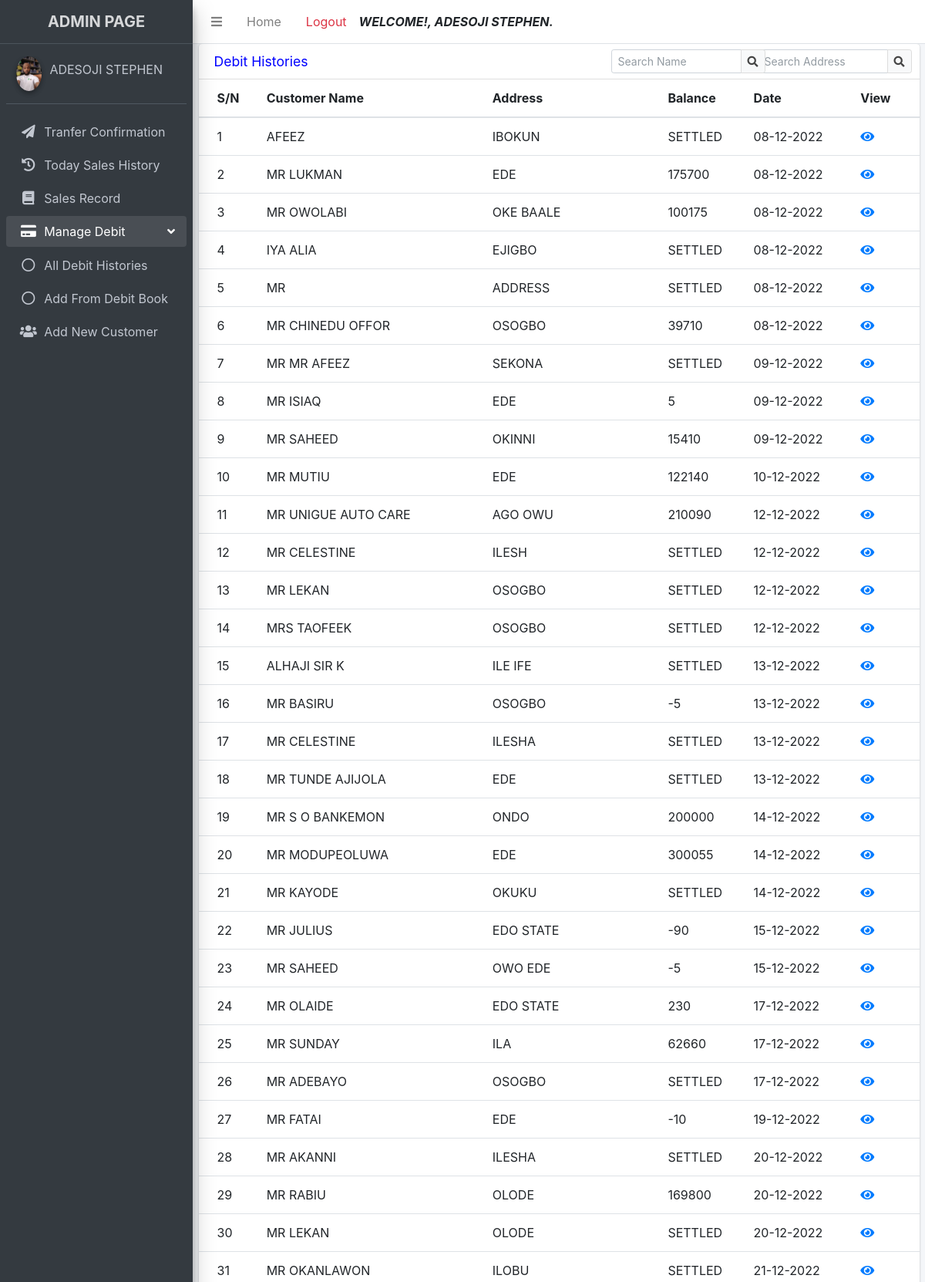
/admin/debit_history.php (signed in, upper part), run on the app's committed database.
### tables this page shows
CREATE TABLE `registered` (
  `id` int(11) NOT NULL AUTO_INCREMENT,
  `firstname` varchar(255) NOT NULL,
  `lastname` varchar(255) NOT NULL,
  `username` varchar(255) NOT NULL,
  `password` varchar(255) NOT NULL,
  `role` varchar(10) NOT NULL,
  `passport` varchar(255) NOT NULL,
  `status` varchar(10) NOT NULL,
  `date_registered` timestamp NOT NULL DEFAULT current_timestamp(),
  PRIMARY KEY (`id`)
);

CREATE TABLE `debit_histories` (
  `id` int(11) NOT NULL AUTO_INCREMENT,
  `customer_name` varchar(255) NOT NULL,
  `address` varchar(255) NOT NULL,
  `total` int(10) NOT NULL,
  `deposit` int(10) NOT NULL,
  `total_paid` int(10) NOT NULL,
  `balance` int(10) NOT NULL,
  `total_balance` int(10) NOT NULL,
  `staff_name` varchar(255) NOT NULL,
  `date` varchar(255) NOT NULL,
  `comments` varchar(255) NOT NULL,
  `invoice_no` varchar(255) NOT NULL,
  PRIMARY KEY (`id`)
);

### admin/debit_history.php (the view, shortened to what this page needs)
<?php
include "includes/header.php";
include "includes/navbar.php";
include "includes/sidebar.php";
$mod = new Model();
?>
<section>
    <div class="container-fluid">
        <div class="row">
            <div class="col-12">
                <div class="card">
                    <div class="card-header">
                        <h3 class="card-title">Debit Histories</h3>
                        <div class="card-tools">
                            <div class="input-group input-group-sm" style="width: 200px;">
                                <input type="search" name="search" class="form-control float-right" id="address" onkeyup="availableAddress(this.value,getElementById('name').value)" placeholder="Search Address">
                                <div class="input-group-append">
                                    <button type="submit" class="btn btn-default">
                                        <i class="fas fa-search"></i>
                                    </button>
                                </div>
                            </div>
                        </div>
                        <div class="card-tools">
                            <div class="input-group input-group-sm" style="width: 200px;">
                                <input type="search" name="search" class="form-control float-right" id="name" onkeyup="availableName(this.value)" placeholder="Search Name">
                                <div class="input-group-append">
                                    <button type="submit" class="btn btn-default">
                                        <i class="fas fa-search"></i>
                                    </button>
                                </div>
                            </div>
                        </div>
                    </div>
                    <div class="card-body table-responsive p-0 fixTableHead">
                        <table class="table table-hover">
                            <thead>
                                <tr>
                                    <th>S/N</th>
                                    <th>Customer Name</th>
                                    <th>Address</th>
                                    <th>Balance</th>
                                    <th>Date</th>
                                    <th>View</th>
                                </tr>
                            </thead>
                            <tbody id="table">
                                <?php
                                $select = $mod->showDebitHistories();
                                while ($row = mysqli_fetch_array($select)) { ?>
                                    <capital>
                                        <tr>
                                            <td style="text-transform:uppercase">
                                                <?php echo ++$id ?>
                                            </td>
                                            <td style="text-transform:uppercase">
                                                <?php echo $row['customer_name'] ?>
                                            </td>
                                            <td style="text-transform:uppercase">
                                                <?php echo $row['address'] ?>
                                            </td>
                                            <td><?php if ($row['total_balance'] == 0) {
                                                    echo "SETTLED";
                                                } else {
                                                    echo $row['total_balance'];
                                                }   ?></td>
                                            <td><?php echo $row['date'] ?></td>
                                            <td><a href="debit_history_details.php?customer_name=<?php echo $row['customer_name'] ?>&address=<?php echo $row['address'] ?>"><i class="fa fa-eye text-primary"></i></a></td>
                                        </tr>
                                    </capital>
                                <?php }
                                ?>
                            </tbody>
                        </table>
                    </div>
                </div>
            </div>
        </div>
    </div>
</section>
<?php
include "includes/footer.php";
?>

### admin/includes/sidebar.php
<aside class="main-sidebar sidebar-dark-primary elevation-4">
  <a href="#" class="brand-link text-center">
    <span class="brand-text font-weight-bold">ADMIN PAGE</span>
  </a>
  <div class="sidebar">
    <div class="user-panel mt-3 pb-3 mb-3 d-flex">
      <div class="image">
        <img src="<?php $mod = new Model;
                  $mod->displayPassport(); ?>" class="img-circle elevation-2">
      </div>
      <div class="info">
        <a href="#" class="d-block"><?php echo $_SESSION["adminfullname"] ?></a>
      </div>
    </div>
    <nav class="mt-2">
      <ul class="nav nav-pills nav-sidebar flex-column" data-widget="treeview" role="menu" data-accordion="false">
        <li class="nav-item">
          <a href="confirm_transfer.php" class="nav-link <?php if ($_SERVER['PHP_SELF'] == '/emma_auto_investment/admin/confirm_transfer.php') {
                                                            echo "active";
                                                          } ?>">
            <i class="nav-icon fa fa-paper-plane""></i>
            <p>
            Tranfer Confirmation
            </p>
          </a>
        </li>
        <li class="nav-item">
          <a href="sales_history.php" class="nav-link <?php if ($_SERVER['PHP_SELF'] == '/emma_auto_investment/admin/sales_history.php') {
                                                        echo "active";
                                                      } ?>">
            <i class="nav-icon fa fa-history"></i>
            <p>
              Today Sales History
            </p>
          </a>
        </li>
        <li class="nav-item">
          <a href="search_record.php" class="nav-link <?php if ($_SERVER['PHP_SELF'] == '/emma_auto_investment/admin/search_record.php') {
                                                        echo "active";
                                                      } ?>">
            <i class="nav-icon fa fa-book"></i>
            <p>
              Sales Record
            </p>
          </a>
        </li>
        <li class="nav-item has-treeview menu-open">
          <a href="#" class="nav-link <?php if (($_SERVER['PHP_SELF'] == '/emma_auto_investment/admin/debit_book.php') or ($_SERVER['PHP_SELF'] == '/emma_auto_investment/admin/debit_history.php')) {
                                        echo "active";
                                      } ?>">
            <i class="nav-icon fa fa-credit-card"></i>
            <p>
              Manage Debit
              <i class="right fas fa-angle-left"></i>
            </p>
          </a>
          <ul class="nav nav-treeview">
            <li class="nav-item">
              <a href="debit_history.php" class="nav-link  <?php if ($_SERVER['PHP_SELF'] == '/emma_auto_investment/admin/debit_history.php') {
                                                              echo "active";
                                                            } ?>">
                <i class="far fa-circle nav-icon"></i>
                <p>All Debit Histories</p>
              </a>
            </li>
            <li class="nav-item">
              <a href="debit_book.php" class="nav-link  <?php if ($_SERVER['PHP_SELF'] == '/emma_auto_investment/admin/debit_book.php') {
                                                          echo "active";
                                                        } ?>">
                <i class="far fa-circle nav-icon"></i>
                <p>Add From Debit Book</p>
              </a>
            </li>
          </ul>
        </li>
        <li class="nav-item">
          <a href="add_new_customer.php" class="nav-link <?php if ($_SERVER['PHP_SELF'] == '/emma_auto_investment/admin/add_new_customer.php') {
                                                            echo "active";
                                                          } ?>">
            <i class="nav-icon fas fa-users"></i>
            <p>
              Add New Customer
            </p>
          </a>
        </li>
      </ul>
    </nav>
  </div>
</aside>
<div class="content-wrapper">

### admin/includes/header.php (style rules this page uses)
h3 { color:blue; font-weight:bolder; }
.fixTableHead { height: 75vh; }
.fixTableHead thead th { position: sticky; top: 0; background-color:white; }

### data on the page
registered: passport (picture)
debit_histories: customer_name "AFEEZ", address "IBOKUN", total_balance "SETTLED", date "08-12-2022"
debit_histories: customer_name "MR LUKMAN", address "EDE", total_balance "175700", date "08-12-2022"
debit_histories: customer_name "MR OWOLABI", address "OKE BAALE", total_balance "100175", date "08-12-2022"
debit_histories: customer_name "IYA ALIA", address "EJIGBO", total_balance "SETTLED", date "08-12-2022"
debit_histories: customer_name "MR", address "ADDRESS", total_balance "SETTLED", date "08-12-2022"
debit_histories: customer_name "MR CHINEDU OFFOR", address "OSOGBO", total_balance "39710", date "08-12-2022"
debit_histories: customer_name "MR MR AFEEZ", address "SEKONA", total_balance "SETTLED", date "09-12-2022"
debit_histories: customer_name "MR ISIAQ", address "EDE", total_balance "5", date "09-12-2022"
debit_histories: customer_name "MR SAHEED", address "OKINNI", total_balance "15410", date "09-12-2022"
debit_histories: customer_name "MR MUTIU", address "EDE", total_balance "122140", date "10-12-2022"
debit_histories: customer_name "MR UNIGUE AUTO CARE", address "AGO OWU", total_balance "210090", date "12-12-2022"
debit_histories: customer_name "MR CELESTINE", address "ILESH", total_balance "SETTLED", date "12-12-2022"
debit_histories: customer_name "MR LEKAN", address "OSOGBO", total_balance "SETTLED", date "12-12-2022"
debit_histories: customer_name "MRS TAOFEEK", address "OSOGBO", total_balance "SETTLED", date "12-12-2022"
debit_histories: customer_name "ALHAJI SIR K", address "ILE IFE", total_balance "SETTLED", date "13-12-2022"
debit_histories: customer_name "MR BASIRU", address "OSOGBO", total_balance "-5", date "13-12-2022"
debit_histories: customer_name "MR CELESTINE", address "ILESHA", total_balance "SETTLED", date "13-12-2022"
debit_histories: customer_name "MR TUNDE AJIJOLA", address "EDE", total_balance "SETTLED", date "13-12-2022"
debit_histories: customer_name "MR S O BANKEMON", address "ONDO", total_balance "200000", date "14-12-2022"
debit_histories: customer_name "MR MODUPEOLUWA", address "EDE", total_balance "300055", date "14-12-2022"
debit_histories: customer_name "MR KAYODE", address "OKUKU", total_balance "SETTLED", date "14-12-2022"
debit_histories: customer_name "MR JULIUS", address "EDO STATE", total_balance "-90", date "15-12-2022"
debit_histories: customer_name "MR SAHEED", address "OWO EDE", total_balance "-5", date "15-12-2022"
debit_histories: customer_name "MR OLAIDE", address "EDO STATE", total_balance "230", date "17-12-2022"
debit_histories: customer_name "MR SUNDAY", address "ILA", total_balance "62660", date "17-12-2022"
debit_histories: customer_name "MR ADEBAYO", address "OSOGBO", total_balance "SETTLED", date "17-12-2022"
debit_histories: customer_name "MR FATAI", address "EDE", total_balance "-10", date "19-12-2022"
debit_histories: customer_name "MR AKANNI", address "ILESHA", total_balance "SETTLED", date "20-12-2022"
debit_histories: customer_name "MR RABIU", address "OLODE", total_balance "169800", date "20-12-2022"
debit_histories: customer_name "MR LEKAN", address "OLODE", total_balance "SETTLED", date "20-12-2022"
debit_histories: customer_name "MR OKANLAWON", address "ILOBU", total_balance "SETTLED", date "21-12-2022"

### other printed values
$_SESSION["adminfullname"] "ADESOJI STEPHEN"
